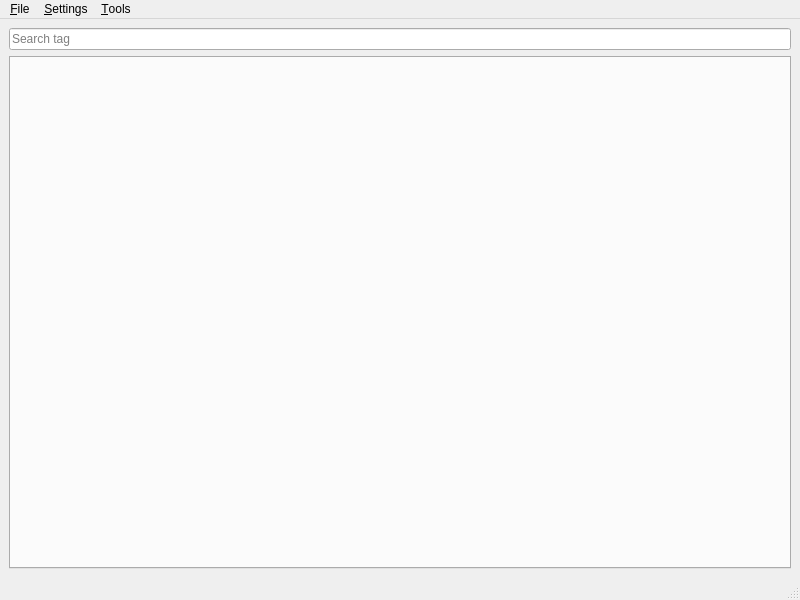
<?xml version="1.0" encoding="UTF-8"?>
<ui version="4.0">
 <class>MainWindow</class>
 <widget class="QMainWindow" name="MainWindow">
  <property name="geometry">
   <rect>
    <x>0</x>
    <y>0</y>
    <width>800</width>
    <height>600</height>
   </rect>
  </property>
  <property name="windowTitle">
   <string>MSCEdit</string>
  </property>
  <widget class="QWidget" name="centralwidget">
   <layout class="QVBoxLayout" name="verticalLayout">
    <item>
     <widget class="QLineEdit" name="searchField">
      <property name="placeholderText">
       <string>Search tag</string>
      </property>
     </widget>
    </item>
    <item>
     <layout class="QHBoxLayout" name="horizontalLayout">
      <item>
       <widget class="QTabWidget" name="tabWidget">
        <property name="currentIndex">
         <number>-1</number>
        </property>
       </widget>
      </item>
     </layout>
    </item>
   </layout>
  </widget>
  <widget class="QMenuBar" name="menubar">
   <property name="geometry">
    <rect>
     <x>0</x>
     <y>0</y>
     <width>800</width>
     <height>19</height>
    </rect>
   </property>
   <widget class="QMenu" name="menu_File">
    <property name="title">
     <string>&amp;File</string>
    </property>
    <addaction name="action_Open"/>
    <addaction name="actionOpen_folder"/>
    <addaction name="action_Save"/>
    <addaction name="action_Close"/>
    <addaction name="separator"/>
    <addaction name="action_Exit"/>
   </widget>
   <widget class="QMenu" name="menuSettings">
    <property name="title">
     <string>&amp;Settings</string>
    </property>
    <widget class="QMenu" name="menuSearch_mode">
     <property name="title">
      <string>Search &amp;mode</string>
     </property>
     <addaction name="action_CaseSensitive"/>
    </widget>
    <addaction name="menuSearch_mode"/>
   </widget>
   <widget class="QMenu" name="menu_Tools">
    <property name="title">
     <string>&amp;Tools</string>
    </property>
    <addaction name="action_BoltChecker"/>
    <addaction name="action_ShowMap"/>
   </widget>
   <addaction name="menu_File"/>
   <addaction name="menuSettings"/>
   <addaction name="menu_Tools"/>
  </widget>
  <widget class="QStatusBar" name="statusbar"/>
  <action name="action_Open">
   <property name="text">
    <string>&amp;Open</string>
   </property>
   <property name="shortcut">
    <string>Ctrl+O</string>
   </property>
  </action>
  <action name="action_Save">
   <property name="enabled">
    <bool>false</bool>
   </property>
   <property name="text">
    <string>&amp;Save</string>
   </property>
   <property name="shortcut">
    <string>Ctrl+S</string>
   </property>
  </action>
  <action name="action_Close">
   <property name="enabled">
    <bool>false</bool>
   </property>
   <property name="text">
    <string>&amp;Close</string>
   </property>
   <property name="shortcut">
    <string>Ctrl+W</string>
   </property>
  </action>
  <action name="action_Exit">
   <property name="text">
    <string>&amp;Exit</string>
   </property>
   <property name="shortcut">
    <string>Ctrl+Q</string>
   </property>
  </action>
  <action name="action_CaseSensitive">
   <property name="checkable">
    <bool>true</bool>
   </property>
   <property name="text">
    <string>&amp;Case sensitive</string>
   </property>
  </action>
  <action name="action_ShowMap">
   <property name="text">
    <string>Show &amp;map</string>
   </property>
  </action>
  <action name="action_BoltChecker">
   <property name="text">
    <string>&amp;Bolt checker</string>
   </property>
  </action>
  <action name="actionOpen_folder">
   <property name="text">
    <string>Open &amp;folder</string>
   </property>
  </action>
 </widget>
 <resources/>
 <connections/>
</ui>
